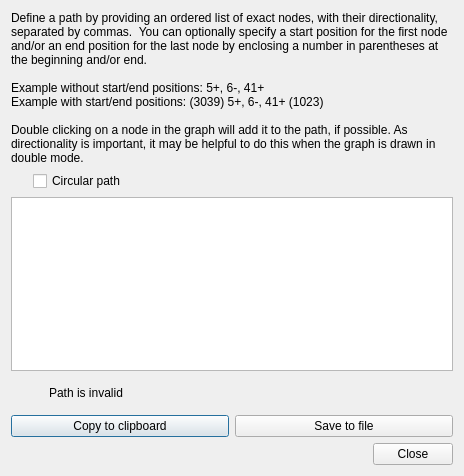
<?xml version="1.0" encoding="UTF-8"?>
<ui version="4.0">
 <class>PathSpecifyDialog</class>
 <widget class="QDialog" name="PathSpecifyDialog">
  <property name="geometry">
   <rect>
    <x>0</x>
    <y>0</y>
    <width>464</width>
    <height>476</height>
   </rect>
  </property>
  <property name="windowTitle">
   <string>Specify exact path</string>
  </property>
  <layout class="QGridLayout" name="gridLayout">
   <item row="0" column="0" colspan="2">
    <widget class="QLabel" name="label">
     <property name="text">
      <string>Define a path by providing an ordered list of exact nodes, with their directionality, separated by commas.  You can optionally specify a start position for the first node and/or an end position for the last node by enclosing a number in parentheses at the beginning and/or end.

Example without start/end positions: 5+, 6-, 41+
Example with start/end positions: (3039) 5+, 6-, 41+ (1023)

Double clicking on a node in the graph will add it to the path, if possible. As directionality is important, it may be helpful to do this when the graph is drawn in double mode.</string>
     </property>
     <property name="wordWrap">
      <bool>true</bool>
     </property>
    </widget>
   </item>
   <item row="2" column="0" colspan="2">
    <widget class="QPlainTextEdit" name="pathTextEdit"/>
   </item>
   <item row="5" column="0">
    <widget class="QPushButton" name="copyButton">
     <property name="text">
      <string>Copy to clipboard</string>
     </property>
    </widget>
   </item>
   <item row="6" column="0" colspan="2">
    <widget class="QDialogButtonBox" name="buttonBox">
     <property name="orientation">
      <enum>Qt::Horizontal</enum>
     </property>
     <property name="standardButtons">
      <set>QDialogButtonBox::Close</set>
     </property>
    </widget>
   </item>
   <item row="5" column="1">
    <widget class="QPushButton" name="saveButton">
     <property name="text">
      <string>Save to file</string>
     </property>
    </widget>
   </item>
   <item row="4" column="0" colspan="2">
    <widget class="QWidget" name="widget" native="true">
     <layout class="QHBoxLayout" name="horizontalLayout_2">
      <property name="leftMargin">
       <number>0</number>
      </property>
      <property name="topMargin">
       <number>0</number>
      </property>
      <property name="rightMargin">
       <number>0</number>
      </property>
      <property name="bottomMargin">
       <number>0</number>
      </property>
      <item>
       <widget class="QLabel" name="tickCrossLabel">
        <property name="sizePolicy">
         <sizepolicy hsizetype="Fixed" vsizetype="Fixed">
          <horstretch>0</horstretch>
          <verstretch>0</verstretch>
         </sizepolicy>
        </property>
        <property name="minimumSize">
         <size>
          <width>32</width>
          <height>32</height>
         </size>
        </property>
        <property name="maximumSize">
         <size>
          <width>32</width>
          <height>32</height>
         </size>
        </property>
        <property name="text">
         <string/>
        </property>
        <property name="pixmap">
         <pixmap>:/icons/cross-128.png</pixmap>
        </property>
        <property name="scaledContents">
         <bool>true</bool>
        </property>
       </widget>
      </item>
      <item>
       <widget class="QLabel" name="validPathLabel">
        <property name="text">
         <string>Path is invalid</string>
        </property>
        <property name="wordWrap">
         <bool>true</bool>
        </property>
       </widget>
      </item>
     </layout>
    </widget>
   </item>
   <item row="1" column="0" colspan="2">
    <widget class="QWidget" name="circularPathWidget" native="true">
     <layout class="QHBoxLayout" name="horizontalLayout">
      <property name="leftMargin">
       <number>0</number>
      </property>
      <property name="topMargin">
       <number>0</number>
      </property>
      <property name="rightMargin">
       <number>0</number>
      </property>
      <property name="bottomMargin">
       <number>0</number>
      </property>
      <item>
       <widget class="InfoTextWidget" name="circularPathInfoText" native="true">
        <property name="sizePolicy">
         <sizepolicy hsizetype="Fixed" vsizetype="Fixed">
          <horstretch>0</horstretch>
          <verstretch>0</verstretch>
         </sizepolicy>
        </property>
        <property name="minimumSize">
         <size>
          <width>16</width>
          <height>16</height>
         </size>
        </property>
        <property name="toolTip">
         <string>&lt;html&gt;&lt;head/&gt;&lt;body&gt;&lt;p&gt;Tick this box to indicate that the path is circular, i.e. there is an edge connecting the last node in the list to the first.&lt;br/&gt;&lt;br/&gt;Circular paths must contain the entirety of their nodes and therefore cannot contain start/end positions.  &lt;/p&gt;&lt;/body&gt;&lt;/html&gt;</string>
        </property>
       </widget>
      </item>
      <item>
       <widget class="QCheckBox" name="circularPathCheckBox">
        <property name="text">
         <string>Circular path</string>
        </property>
       </widget>
      </item>
     </layout>
    </widget>
   </item>
  </layout>
 </widget>
 <customwidgets>
  <customwidget>
   <class>InfoTextWidget</class>
   <extends>QWidget</extends>
   <header>infotextwidget.h</header>
   <container>1</container>
  </customwidget>
 </customwidgets>
 <tabstops>
  <tabstop>circularPathCheckBox</tabstop>
  <tabstop>pathTextEdit</tabstop>
  <tabstop>copyButton</tabstop>
  <tabstop>saveButton</tabstop>
 </tabstops>
 <resources>
  <include location="../images/images.qrc"/>
 </resources>
 <connections>
  <connection>
   <sender>buttonBox</sender>
   <signal>accepted()</signal>
   <receiver>PathSpecifyDialog</receiver>
   <slot>accept()</slot>
   <hints>
    <hint type="sourcelabel">
     <x>248</x>
     <y>254</y>
    </hint>
    <hint type="destinationlabel">
     <x>157</x>
     <y>274</y>
    </hint>
   </hints>
  </connection>
  <connection>
   <sender>buttonBox</sender>
   <signal>rejected()</signal>
   <receiver>PathSpecifyDialog</receiver>
   <slot>reject()</slot>
   <hints>
    <hint type="sourcelabel">
     <x>316</x>
     <y>260</y>
    </hint>
    <hint type="destinationlabel">
     <x>286</x>
     <y>274</y>
    </hint>
   </hints>
  </connection>
 </connections>
</ui>
